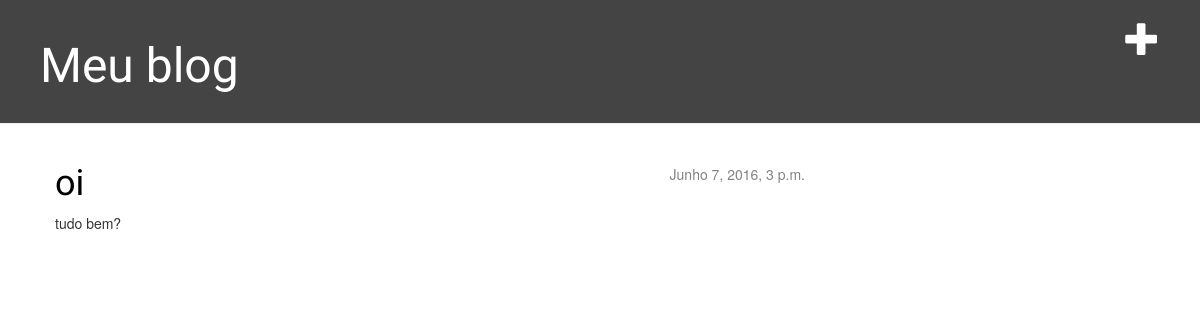
/, run on an earlier commit of the app's database.
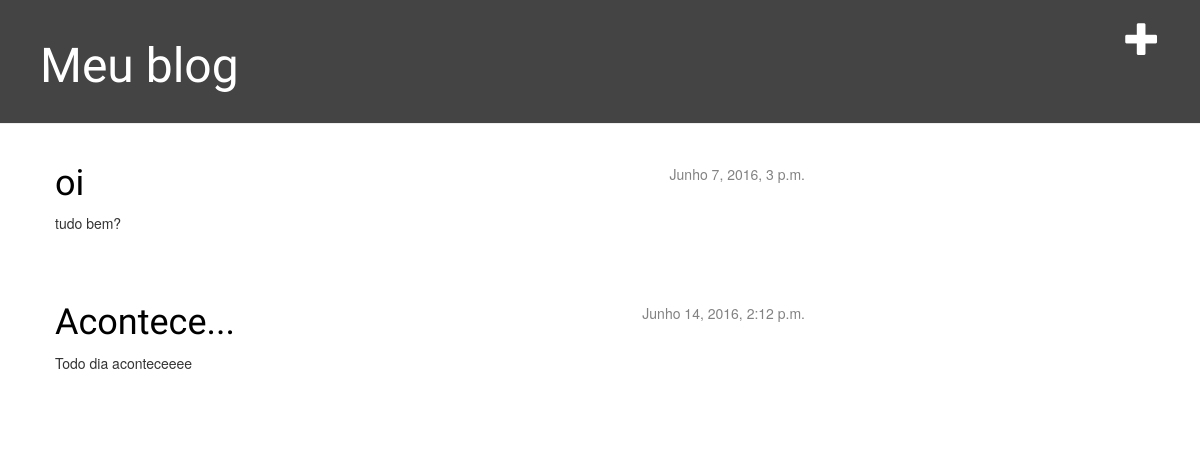
And on a later commit of the database.
### blog/models.py (models this page shows, shortened)
class Post(models.Model):
    author = models.ForeignKey('auth.User')
    title = models.CharField(max_length=200)
    text = models.TextField()
    created_date = models.DateTimeField(
            default=timezone.now)
    published_date = models.DateTimeField(
            blank=True, null=True)

### blog/views.py (the view)
# urls.py: url(r'^$', views.post_list),
def post_list(request):
    posts = Post.objects.filter(published_date__lte =timezone.now()).order_by('published_date')
    return render(request, 'blog/post_list.html', {'posts': posts})

### blog/templates/blog/post_list.html
{% extends 'blog/base.html' %}
{% block content %}
    {% for post in posts %}
        <div class="post">
           <div class="date">
               {{ post.published_date }}
           </div>
           <h1><a href="{% url 'blog.views.post_detail' pk=post.pk %}">{{ post.title }}</a></h1>
           <p>{{ post.text|linebreaks }}</p>
        </div>
    {% endfor %}
{% endblock content %}

What changed in the data, as far as the page shows it:
now on this page (row edited): Post: published_date "Junho 14, 2016, 2:12 p.m.", title "Acontece...", text "Todo dia aconteceeee"
